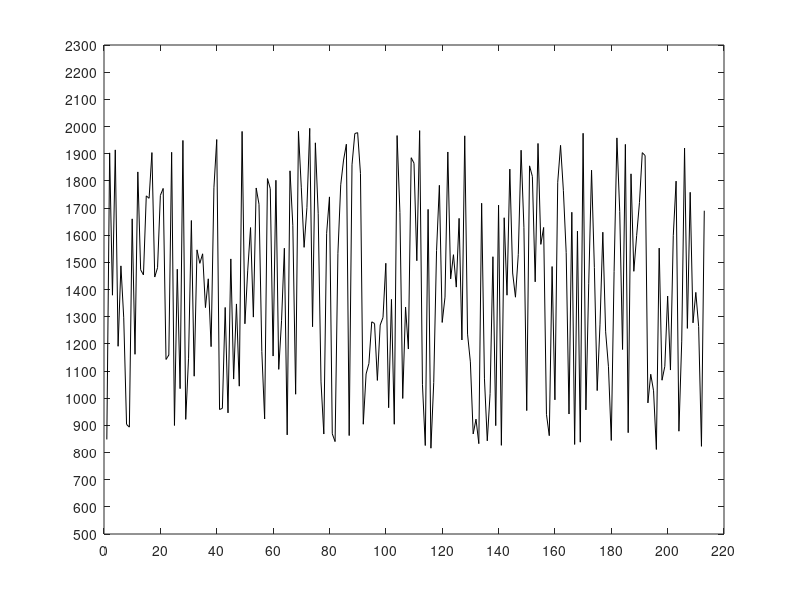
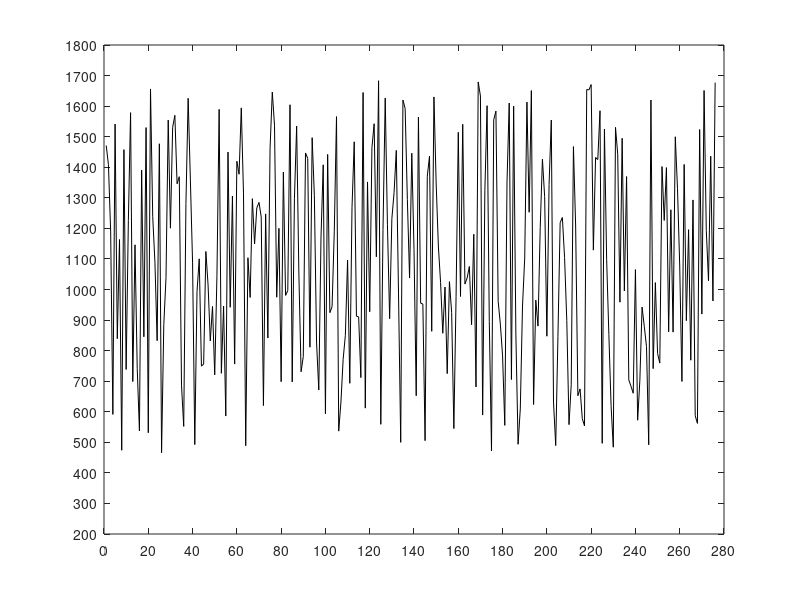

Reproduce these figures in MATLAB, in order.
%% Session 1
fileID = fopen('g1s1.txt','r');
formatSpec = '%f';
A = fscanf(fileID,formatSpec);
plot(A,'Color','black');
set(gca,'XTick',[0:20:220])
set(gca,'YTick',[500:100:2300]) 
ylim([500 2300])
xlim([0 220])
figure;
fclose(fileID);
%% Session 2
fileID = fopen('g1s2.txt','r');
formatSpec = '%f';
A = fscanf(fileID,formatSpec);
plot(A,'Color','black');
set(gca,'XTick',[0:20:280])
set(gca,'YTick',[200:100:1800]) 
ylim([200 1800])
xlim([0 280])
fclose(fileID);
